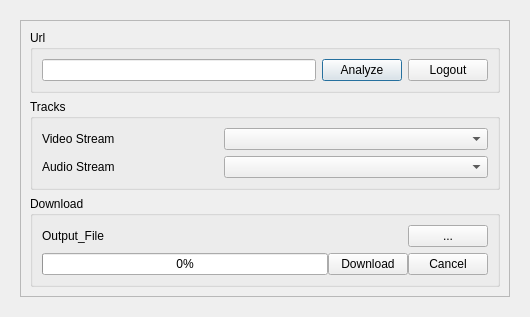
<?xml version="1.0" encoding="UTF-8"?>
<ui version="4.0">
 <class>MainDialog</class>
 <widget class="QDialog" name="MainDialog">
  <property name="geometry">
   <rect>
    <x>0</x>
    <y>0</y>
    <width>530</width>
    <height>300</height>
   </rect>
  </property>
  <property name="windowTitle">
   <string>Dialog</string>
  </property>
  <layout class="QVBoxLayout" name="verticalLayout_4">
   <item>
    <widget class="QWidget" name="centralWidget" native="true">
     <layout class="QVBoxLayout" name="verticalLayout_3">
      <item>
       <widget class="QFrame" name="centralFrame">
        <property name="frameShape">
         <enum>QFrame::StyledPanel</enum>
        </property>
        <property name="frameShadow">
         <enum>QFrame::Raised</enum>
        </property>
        <layout class="QVBoxLayout" name="verticalLayout">
         <item>
          <widget class="QGroupBox" name="gbUrl">
           <property name="sizePolicy">
            <sizepolicy hsizetype="Preferred" vsizetype="Preferred">
             <horstretch>0</horstretch>
             <verstretch>0</verstretch>
            </sizepolicy>
           </property>
           <property name="title">
            <string>Url</string>
           </property>
           <layout class="QHBoxLayout" name="horizontalLayout">
            <item>
             <widget class="QLineEdit" name="edUrl"/>
            </item>
            <item>
             <widget class="QPushButton" name="pbAnalyze">
              <property name="text">
               <string>Analyze</string>
              </property>
             </widget>
            </item>
            <item>
             <widget class="QPushButton" name="pbLogout">
              <property name="text">
               <string>Logout</string>
              </property>
             </widget>
            </item>
           </layout>
          </widget>
         </item>
         <item>
          <widget class="QGroupBox" name="gbTracks">
           <property name="enabled">
            <bool>true</bool>
           </property>
           <property name="minimumSize">
            <size>
             <width>0</width>
             <height>0</height>
            </size>
           </property>
           <property name="title">
            <string>Tracks</string>
           </property>
           <layout class="QGridLayout" name="gridLayout">
            <item row="1" column="1">
             <widget class="QComboBox" name="cbAudio"/>
            </item>
            <item row="0" column="0">
             <widget class="QLabel" name="labelVideo">
              <property name="sizePolicy">
               <sizepolicy hsizetype="Preferred" vsizetype="Preferred">
                <horstretch>2</horstretch>
                <verstretch>2</verstretch>
               </sizepolicy>
              </property>
              <property name="sizeIncrement">
               <size>
                <width>0</width>
                <height>0</height>
               </size>
              </property>
              <property name="text">
               <string>Video Stream</string>
              </property>
             </widget>
            </item>
            <item row="0" column="1">
             <widget class="QComboBox" name="cbVideo">
              <property name="sizePolicy">
               <sizepolicy hsizetype="Preferred" vsizetype="Fixed">
                <horstretch>3</horstretch>
                <verstretch>3</verstretch>
               </sizepolicy>
              </property>
             </widget>
            </item>
            <item row="1" column="0">
             <widget class="QLabel" name="labelAudio">
              <property name="text">
               <string>Audio Stream</string>
              </property>
             </widget>
            </item>
           </layout>
          </widget>
         </item>
         <item>
          <widget class="QGroupBox" name="gbDownload">
           <property name="title">
            <string>Download</string>
           </property>
           <layout class="QVBoxLayout" name="verticalLayout_2">
            <item>
             <widget class="QWidget" name="containerOutput" native="true">
              <layout class="QHBoxLayout" name="horizontalLayout_3">
               <property name="spacing">
                <number>0</number>
               </property>
               <property name="leftMargin">
                <number>0</number>
               </property>
               <property name="topMargin">
                <number>0</number>
               </property>
               <property name="rightMargin">
                <number>0</number>
               </property>
               <property name="bottomMargin">
                <number>0</number>
               </property>
               <item>
                <widget class="QLabel" name="lbPath">
                 <property name="sizePolicy">
                  <sizepolicy hsizetype="Preferred" vsizetype="Preferred">
                   <horstretch>2</horstretch>
                   <verstretch>2</verstretch>
                  </sizepolicy>
                 </property>
                 <property name="text">
                  <string>Output_File</string>
                 </property>
                </widget>
               </item>
               <item>
                <widget class="QPushButton" name="pbFolder">
                 <property name="text">
                  <string>...</string>
                 </property>
                </widget>
               </item>
              </layout>
             </widget>
            </item>
            <item>
             <widget class="QWidget" name="containerInput" native="true">
              <layout class="QHBoxLayout" name="horizontalLayout_2">
               <property name="spacing">
                <number>0</number>
               </property>
               <property name="leftMargin">
                <number>0</number>
               </property>
               <property name="topMargin">
                <number>0</number>
               </property>
               <property name="rightMargin">
                <number>0</number>
               </property>
               <property name="bottomMargin">
                <number>0</number>
               </property>
               <item>
                <widget class="QProgressBar" name="progressBar">
                 <property name="value">
                  <number>0</number>
                 </property>
                </widget>
               </item>
               <item>
                <widget class="QPushButton" name="pbDownload">
                 <property name="text">
                  <string>Download</string>
                 </property>
                </widget>
               </item>
               <item>
                <widget class="QPushButton" name="pbCancel">
                 <property name="text">
                  <string>Cancel</string>
                 </property>
                </widget>
               </item>
              </layout>
             </widget>
            </item>
           </layout>
          </widget>
         </item>
         <item>
          <spacer name="verticalSpacer">
           <property name="orientation">
            <enum>Qt::Vertical</enum>
           </property>
           <property name="sizeHint" stdset="0">
            <size>
             <width>20</width>
             <height>40</height>
            </size>
           </property>
          </spacer>
         </item>
        </layout>
       </widget>
      </item>
     </layout>
    </widget>
   </item>
  </layout>
 </widget>
 <resources/>
 <connections/>
</ui>
